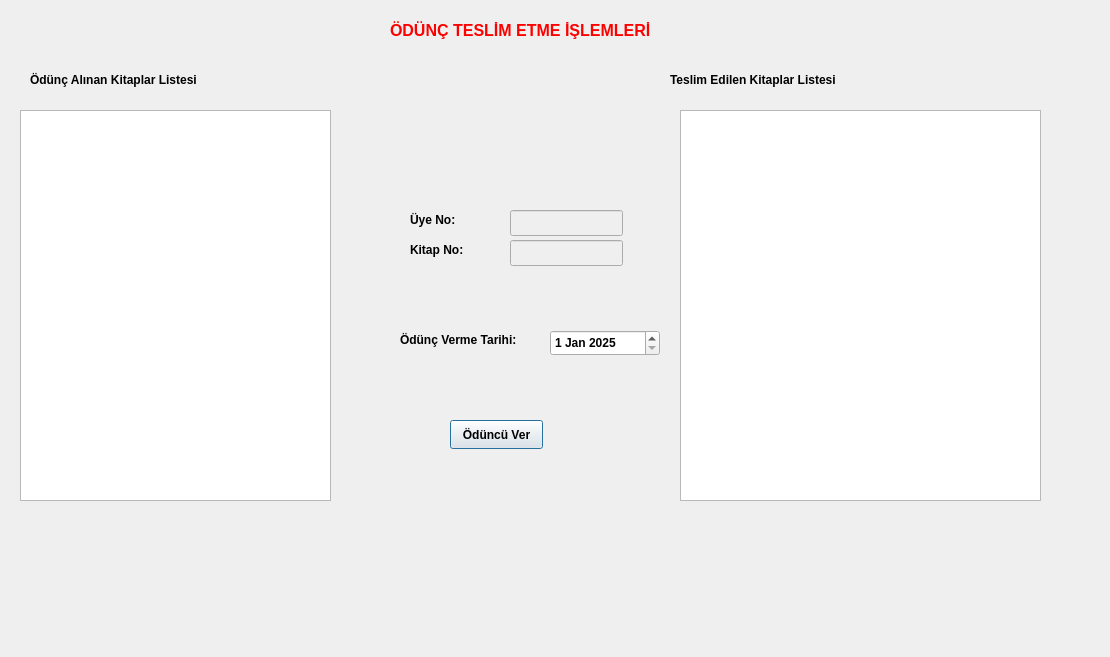
<?xml version="1.0" encoding="UTF-8"?>
<ui version="4.0">
 <class>odunc_teslim_etme_islemleri</class>
 <widget class="QDialog" name="odunc_teslim_etme_islemleri">
  <property name="geometry">
   <rect>
    <x>0</x>
    <y>0</y>
    <width>1110</width>
    <height>657</height>
   </rect>
  </property>
  <property name="windowTitle">
   <string>Dialog</string>
  </property>
  <widget class="QLabel" name="label">
   <property name="geometry">
    <rect>
     <x>390</x>
     <y>20</y>
     <width>421</width>
     <height>20</height>
    </rect>
   </property>
   <property name="palette">
    <palette>
     <active>
      <colorrole role="WindowText">
       <brush brushstyle="SolidPattern">
        <color alpha="255">
         <red>255</red>
         <green>0</green>
         <blue>0</blue>
        </color>
       </brush>
      </colorrole>
     </active>
     <inactive>
      <colorrole role="WindowText">
       <brush brushstyle="SolidPattern">
        <color alpha="255">
         <red>255</red>
         <green>0</green>
         <blue>0</blue>
        </color>
       </brush>
      </colorrole>
     </inactive>
     <disabled/>
    </palette>
   </property>
   <property name="font">
    <font>
     <pointsize>12</pointsize>
     <bold>true</bold>
    </font>
   </property>
   <property name="text">
    <string>ÖDÜNÇ TESLİM ETME İŞLEMLERİ</string>
   </property>
  </widget>
  <widget class="QLabel" name="label_2">
   <property name="geometry">
    <rect>
     <x>30</x>
     <y>70</y>
     <width>211</width>
     <height>20</height>
    </rect>
   </property>
   <property name="font">
    <font>
     <bold>true</bold>
    </font>
   </property>
   <property name="text">
    <string>Ödünç Alınan Kitaplar Listesi</string>
   </property>
  </widget>
  <widget class="QLabel" name="label_3">
   <property name="geometry">
    <rect>
     <x>670</x>
     <y>70</y>
     <width>211</width>
     <height>20</height>
    </rect>
   </property>
   <property name="font">
    <font>
     <bold>true</bold>
    </font>
   </property>
   <property name="text">
    <string>Teslim Edilen Kitaplar Listesi</string>
   </property>
  </widget>
  <widget class="QLabel" name="label_4">
   <property name="geometry">
    <rect>
     <x>410</x>
     <y>210</y>
     <width>61</width>
     <height>20</height>
    </rect>
   </property>
   <property name="font">
    <font>
     <bold>true</bold>
    </font>
   </property>
   <property name="text">
    <string>Üye No:</string>
   </property>
  </widget>
  <widget class="QLabel" name="label_5">
   <property name="geometry">
    <rect>
     <x>410</x>
     <y>240</y>
     <width>81</width>
     <height>20</height>
    </rect>
   </property>
   <property name="font">
    <font>
     <bold>true</bold>
    </font>
   </property>
   <property name="text">
    <string>Kitap No:</string>
   </property>
  </widget>
  <widget class="QLabel" name="label_6">
   <property name="geometry">
    <rect>
     <x>400</x>
     <y>330</y>
     <width>151</width>
     <height>20</height>
    </rect>
   </property>
   <property name="font">
    <font>
     <bold>true</bold>
    </font>
   </property>
   <property name="text">
    <string>Ödünç Verme Tarihi:</string>
   </property>
  </widget>
  <widget class="QPushButton" name="pushButton">
   <property name="geometry">
    <rect>
     <x>450</x>
     <y>420</y>
     <width>93</width>
     <height>29</height>
    </rect>
   </property>
   <property name="font">
    <font>
     <bold>true</bold>
    </font>
   </property>
   <property name="text">
    <string>Ödüncü Ver</string>
   </property>
  </widget>
  <widget class="QTableView" name="tableViewim_odunc_alinan">
   <property name="geometry">
    <rect>
     <x>20</x>
     <y>110</y>
     <width>311</width>
     <height>391</height>
    </rect>
   </property>
   <property name="font">
    <font>
     <bold>true</bold>
    </font>
   </property>
  </widget>
  <widget class="QTableView" name="tableView_teslimedilen">
   <property name="geometry">
    <rect>
     <x>680</x>
     <y>110</y>
     <width>361</width>
     <height>391</height>
    </rect>
   </property>
   <property name="font">
    <font>
     <bold>true</bold>
    </font>
   </property>
  </widget>
  <widget class="QLineEdit" name="ln_uye_no">
   <property name="enabled">
    <bool>false</bool>
   </property>
   <property name="geometry">
    <rect>
     <x>510</x>
     <y>210</y>
     <width>113</width>
     <height>26</height>
    </rect>
   </property>
   <property name="font">
    <font>
     <bold>true</bold>
    </font>
   </property>
  </widget>
  <widget class="QLineEdit" name="ln_kitap_no">
   <property name="enabled">
    <bool>false</bool>
   </property>
   <property name="geometry">
    <rect>
     <x>510</x>
     <y>240</y>
     <width>113</width>
     <height>26</height>
    </rect>
   </property>
   <property name="font">
    <font>
     <bold>true</bold>
    </font>
   </property>
  </widget>
  <widget class="QDateEdit" name="dateEdit_odunc_verme_tarihi">
   <property name="geometry">
    <rect>
     <x>550</x>
     <y>330</y>
     <width>110</width>
     <height>26</height>
    </rect>
   </property>
   <property name="font">
    <font>
     <bold>true</bold>
    </font>
   </property>
   <property name="dateTime">
    <datetime>
     <hour>0</hour>
     <minute>0</minute>
     <second>0</second>
     <year>2025</year>
     <month>1</month>
     <day>1</day>
    </datetime>
   </property>
   <property name="minimumDate">
    <date>
     <year>2025</year>
     <month>1</month>
     <day>1</day>
    </date>
   </property>
   <property name="date">
    <date>
     <year>2025</year>
     <month>1</month>
     <day>1</day>
    </date>
   </property>
  </widget>
 </widget>
 <resources/>
 <connections/>
</ui>
